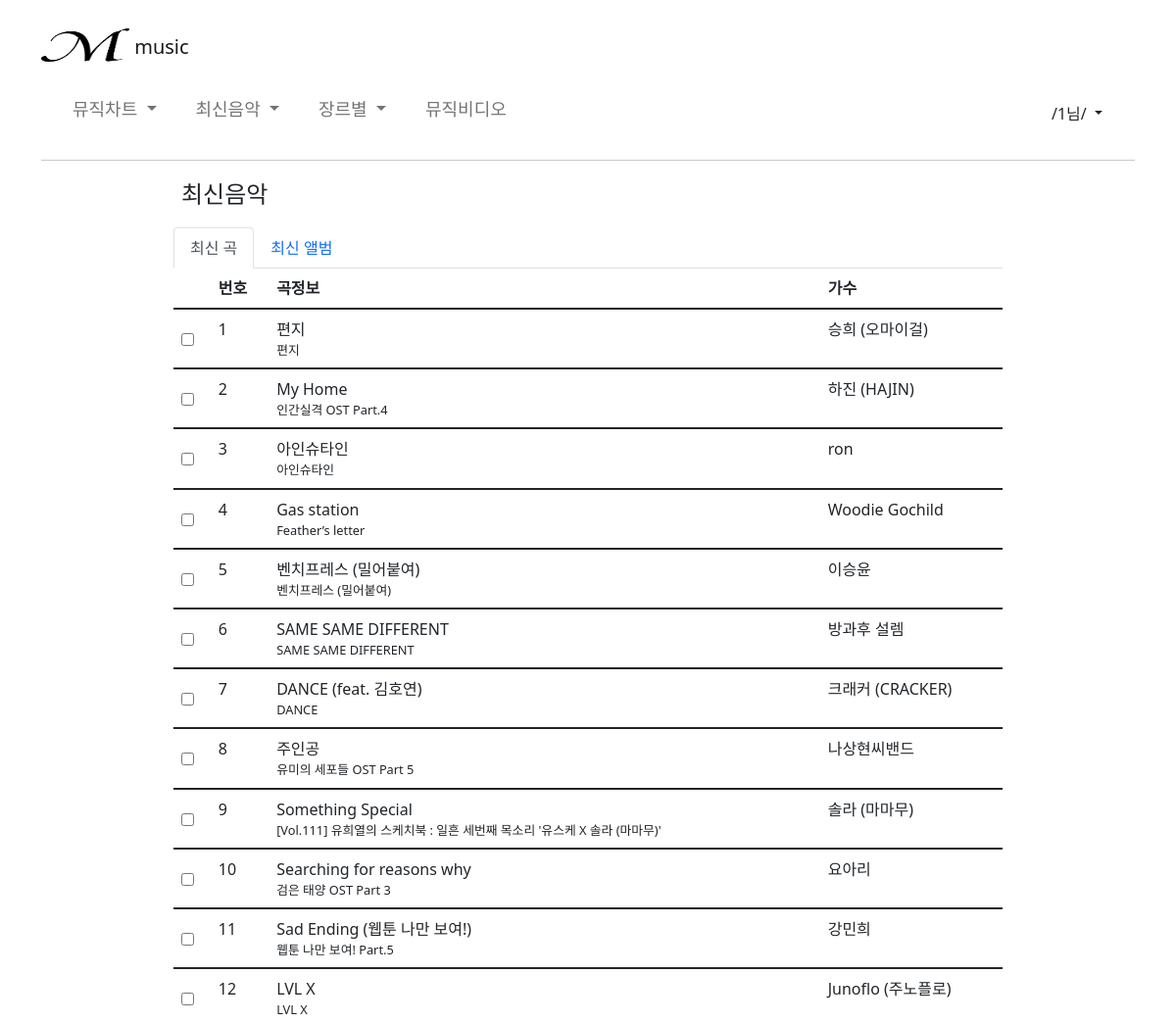
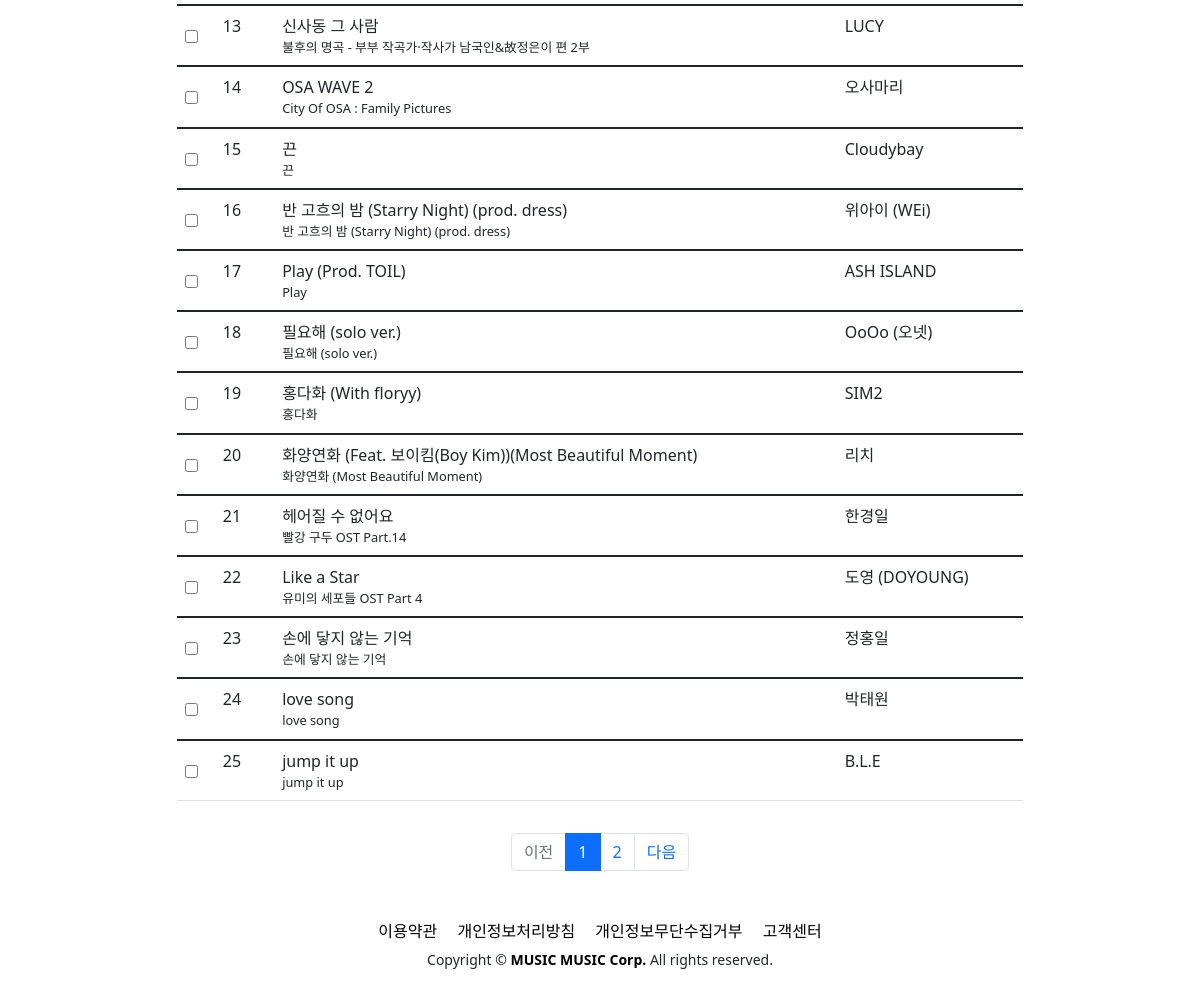
The app's page /ssac/new_song (signed in) with its own data (2 pictures, top to bottom).
### member/models.py (models this page shows, shortened)
class New_Song(models.Model):
    name = models.CharField(max_length=50)
    singer = models.CharField(max_length=50, null=True)
    album = models.CharField(max_length=50, null=True)

### member/views.py (the view)
# urls.py: path('new_song', views.new_song),
def new_song (req) :
  if req.session.get('userid'):
    n_chart_100 = New_Song.objects.all().order_by('pk')
    page = int(req.GET.get('page', '1')) #GET 방식으로 정보를 받아오는 데이터
    paginator = Paginator(n_chart_100, 25) #Paginator(분할된 객체, 페이지 당 담길 객체수)
    page_obj = paginator.get_page(page) #페이지 번호를 받아 페이지를 리턴
    return render(req, 'new_song.html', {'pam1' : req.session['userid'], 'page_obj' : page_obj})
  else:
    messages.error(req, '로그인을 먼저 해주세요.')
    return redirect('/ssac/main')

### member/templates/new_song.html (shortened to what this page needs)
{% extends 'base2.html' %}
{% load static%}
{% block contents %}
  <div class="container container2">
    <div class="mb-3 ms-2 chart_top_text">최신음악</div>
    <ul class="nav nav-tabs d-flex justify-content-start" id="myTab" role="tablist">
      <li class="nav-item" role="presentation">
        <button onclick="location.href='new_song'" class="nav-link active" id="home-tab" data-bs-toggle="tab" data-bs-target="#home" type="button" role="tab" aria-controls="home" aria-selected="true">최신 곡</button>
      </li>
      <li class="nav-item" role="presentation">
        <button onclick="location.href='new_album'" class="nav-link" id="profile-tab" data-bs-toggle="tab" data-bs-target="#profile" type="button" role="tab" aria-controls="profile" aria-selected="false">최신 앨범</button>
      </li>
    </ul>
    <div class="tab-content" id="myTabContent">
      <div class="tab-pane fade show active" id="contact" role="tabpanel" aria-labelledby="contact-tab">
        <table class="table table-hover">
          <thead>
            <tr>
              <th scope="col-1"></th>
              <th scope="col-1">번호</th>
              <th scope="col-1">곡정보</th>
              <th scope="col-9">가수</th>
            </tr>
          </thead>
          {% for a in page_obj %}
          <tbody>
            <tr>
              <td scope="row"><input type="checkbox" class="align-middle mt-3"></td>
              {% if page_obj.number == 2 %}
              <td>{{ forloop.counter|add:"25" }}</td>
              {% else %}
              <td>{{ forloop.counter }}</td>
              {% endif %}
              <td>
                <div>{{ a.name }}</div>
                <div style="font-size : 0.8em;">{{ a.album }}</div>
              </td>
              <td>{{ a.singer }}</td>
            </tr>
          </tbody>
          {% endfor %}
        </table>
    <div id = "paging">
      <ul class = "pagination justify-content-center" style="margin-top: 2rem;">
        {% if page_obj.has_previous %}
        <li class = "page-item">
          <a class = "page-link" href = "?page={{ page_obj.previous_page_number }}">이전</a>
        </li>
        {% else %}
        <li class = "page-item disabled">
          <a class = "page-link" tabindex = "-1" aria-disabled="true" href = "#">이전</a>
        </li>
        {% endif %}
        {% for page_number in page_obj.paginator.page_range %}
        {% if page_number == page_obj.number %}
        <li class = "page-item active" aria-current = "page">
          <a class = "page-link" href="?page={{ page_number }}">{{ page_number }}</a>
        </li>
        {% else %}
        <li class = "page-item">
          <a class = "page-link" href="?page={{ page_number }}">{{ page_number }}</a>
        </li>
        {% endif %}
        {% endfor %}
        {% if page_obj.has_next %}
        <li class="page-item">
          <a class="page-link" href="?page={{ page_obj.next_page_number }}">다음</a>
        </li>
        {% else %}
        <li class="page-item disabled">
          <a class="page-link" tabindex="-1" aria-disabled="true" href="#">다음</a>
        </li>
        {% endif %}
      </ul>
    </div>
      </div>
    </div>
{% endblock %}

### templates/base2.html (style rules this page uses)
body { background-color: white; }
a { text-decoration: none; color: black; }
.chart_top_text { font-size: 1.5em; }
@media (min-width: 1000px) { .container2 { max-width: 870px; } }

### member/templates/new_song.html (style rules this page uses)
@media (min-width: 1000px) { .container2 { max-width: 870px; } }

### records on screen
New_Song: name "편지", album "편지", singer "승희 (오마이걸)"
New_Song: name "My Home", album "인간실격 OST Part.4", singer "하진 (HAJIN)"
New_Song: name "아인슈타인", album "아인슈타인", singer "ron"
New_Song: name "Gas station", album "Feather’s letter", singer "Woodie Gochild"
New_Song: name "벤치프레스 (밀어붙여)", album "벤치프레스 (밀어붙여)", singer "이승윤"
New_Song: name "SAME SAME DIFFERENT", album "SAME SAME DIFFERENT", singer "방과후 설렘"
New_Song: name "DANCE (feat. 김호연)", album "DANCE", singer "크래커 (CRACKER)"
New_Song: name "주인공", album "유미의 세포들 OST Part 5", singer "나상현씨밴드"
New_Song: name "Something Special", album "[Vol.111] 유희열의 스케치북 : 일흔 세번째 목소리 '유스케 X 솔라 (마마무)'", singer "솔라 (마마무)"
New_Song: name "Searching for reasons why", album "검은 태양 OST Part 3", singer "요아리"
New_Song: name "Sad Ending (웹툰 나만 보여!)", album "웹툰 나만 보여! Part.5", singer "강민희"
New_Song: name "LVL X", album "LVL X", singer "Junoflo (주노플로)"
New_Song: name "신사동 그 사람", album "불후의 명곡 - 부부 작곡가·작사가 남국인&故정은이 편 2부", singer "LUCY"
New_Song: name "OSA WAVE 2", album "City Of OSA : Family Pictures", singer "오사마리"
New_Song: name "끈", album "끈", singer "Cloudybay"
New_Song: name "반 고흐의 밤 (Starry Night) (prod. dress)", album "반 고흐의 밤 (Starry Night) (prod. dress)", singer "위아이 (WEi)"
New_Song: name "Play (Prod. TOIL)", album "Play", singer "ASH ISLAND"
New_Song: name "필요해 (solo ver.)", album "필요해 (solo ver.)", singer "OoOo (오넷)"
New_Song: name "홍다화 (With floryy)", album "홍다화", singer "SIM2"
New_Song: name "화양연화 (Feat. 보이킴(Boy Kim))(Most Beautiful Moment)", album "화양연화 (Most Beautiful Moment)", singer "리치"
New_Song: name "헤어질 수 없어요", album "빨강 구두 OST Part.14", singer "한경일"
New_Song: name "Like a Star", album "유미의 세포들 OST Part 4", singer "도영 (DOYOUNG)"
New_Song: name "손에 닿지 않는 기억", album "손에 닿지 않는 기억", singer "정홍일"
New_Song: name "love song", album "love song", singer "박태원"
New_Song: name "jump it up", album "jump it up", singer "B.L.E"

### other values on screen
{{ pam1 }} "1"
{{ page_number }} "1"
{{ page_number }} "2"
